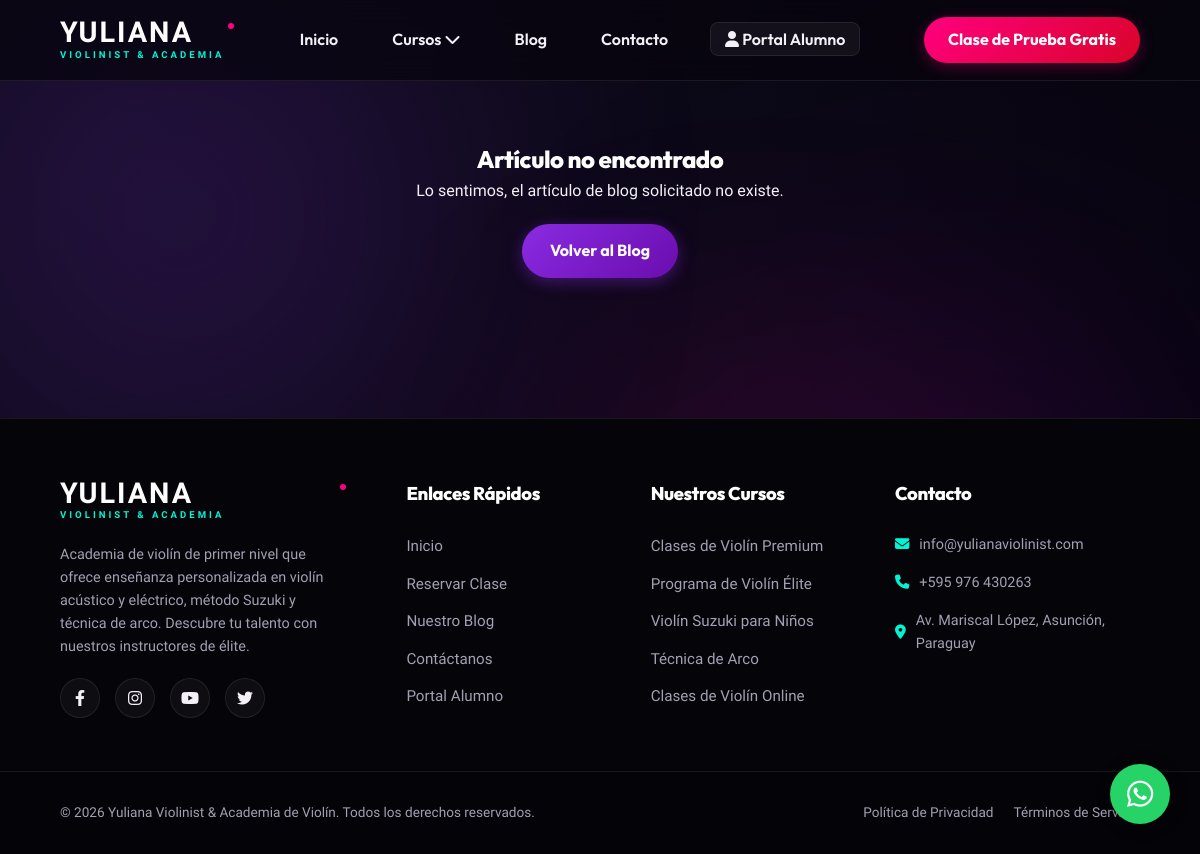
The app's page /blog/violin-acustico-vs-electrico-cual-es-mejor, older data.
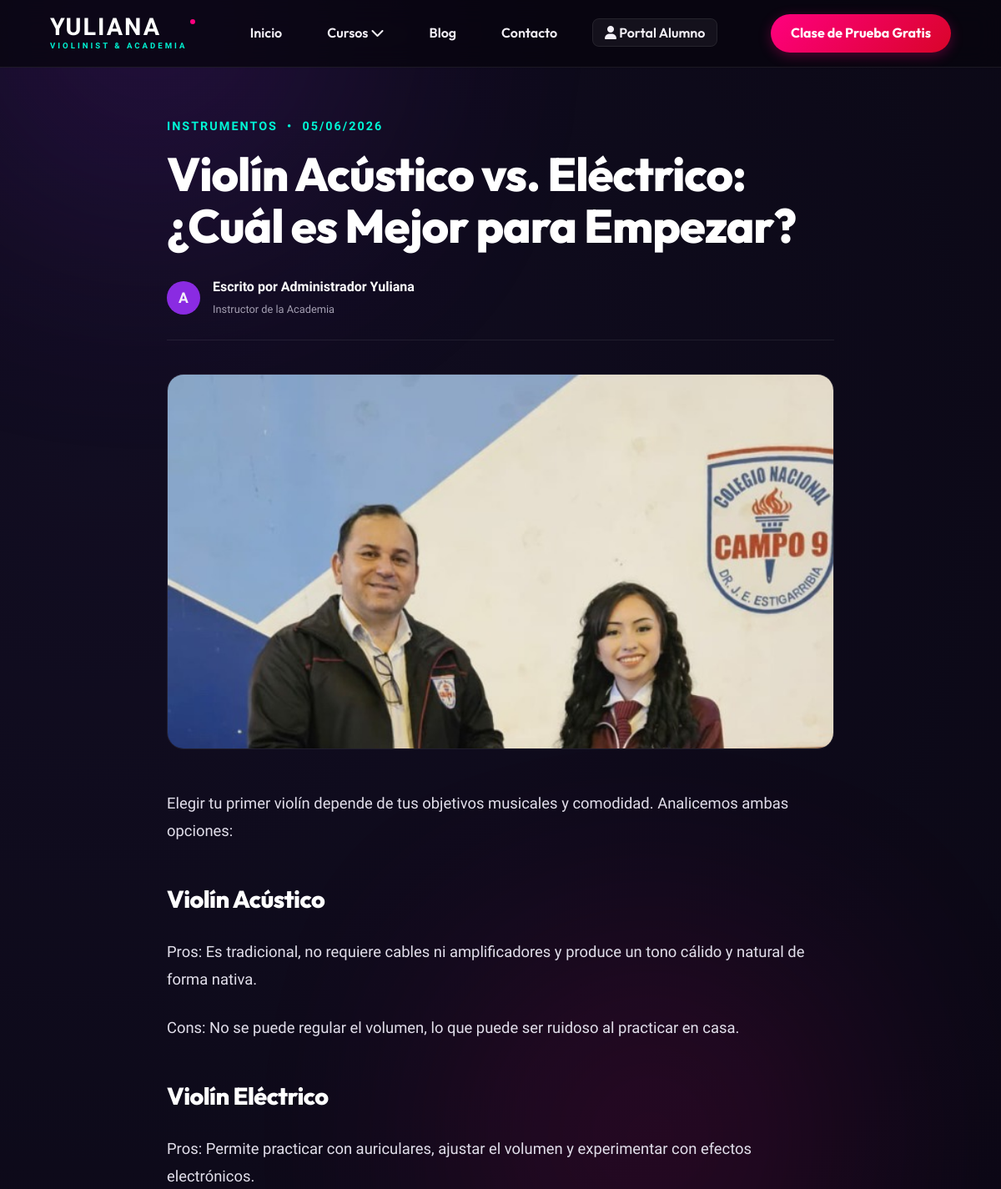
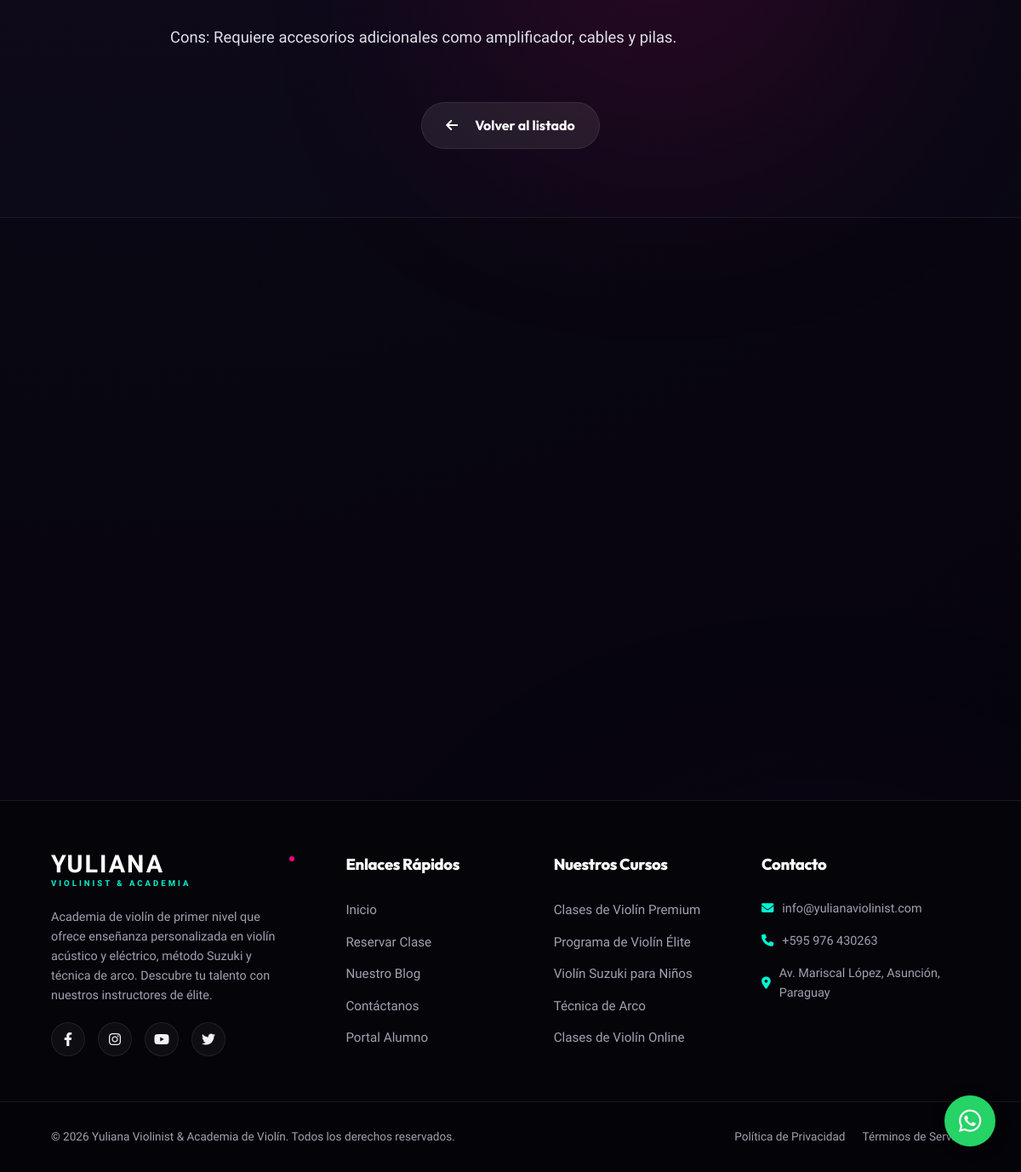
The same page, newer data (2 pictures, top to bottom).
### tables this page shows
CREATE TABLE `blog_posts` (
  `id` INT AUTO_INCREMENT PRIMARY KEY,
  `slug` VARCHAR(150) NOT NULL UNIQUE,
  `title` VARCHAR(200) NOT NULL,
  `content` TEXT NOT NULL,
  `excerpt` TEXT NOT NULL,
  `category` VARCHAR(100) NOT NULL,
  `tags` VARCHAR(255) DEFAULT NULL,
  `author_id` INT NOT NULL,
  `status` ENUM('draft', 'published') DEFAULT 'draft',
  `image_url` VARCHAR(255) DEFAULT NULL,
  `created_at` TIMESTAMP DEFAULT CURRENT_TIMESTAMP,
  FOREIGN KEY (`author_id`) REFERENCES `users`(`id`) ON DELETE CASCADE
);

CREATE TABLE `users` (
  `id` INT AUTO_INCREMENT PRIMARY KEY,
  `name` VARCHAR(100) NOT NULL,
  `email` VARCHAR(150) NOT NULL UNIQUE,
  `password` VARCHAR(255) NOT NULL,
  `role` ENUM('student', 'admin') DEFAULT 'student',
  `status` ENUM('pending', 'approved', 'rejected') DEFAULT 'pending',
  `created_at` TIMESTAMP DEFAULT CURRENT_TIMESTAMP
);

### views/blog_post.php (the view, shortened to what the changed rows need)
<?php
try {
    $db = getDBConnection();
    $slug = isset($params['slug']) ? cleanInput($params['slug']) : '';
    $stmt = $db->prepare("
        SELECT b.*, u.name AS author_name
        FROM blog_posts b
        JOIN users u ON b.author_id = u.id
        WHERE b.slug = ? AND b.status = 'published'
    ");
    $stmt->execute([$slug]);
    $post = $stmt->fetch();
    if (!$post) {
        echo "<div class='container' style='padding:140px 20px; text-align:center;'><h2>Artículo no encontrado</h2><p>Lo sentimos, el artículo de blog solicitado no existe.</p><a href='".BASE_URL."/blog' class='btn btn-primary' style='margin-top:20px;'>Volver al Blog</a></div>";
        return;
    }
    $relStmt = $db->prepare("
        SELECT id, slug, title, category, excerpt, created_at, image_url
        FROM blog_posts
        WHERE category = ? AND id != ? AND status = 'published'
        LIMIT 2
    ");
    $relStmt->execute([$post['category'], $post['id']]);
    $related = $relStmt->fetchAll();
    if (empty($related)) {
        $relStmt = $db->prepare("
            SELECT id, slug, title, category, excerpt, created_at, image_url
            FROM blog_posts
            WHERE id != ? AND status = 'published'
            LIMIT 2
        ");
        $relStmt->execute([$post['id']]);
        $related = $relStmt->fetchAll();
    }
} catch (Exception $e) {
    die("Error al cargar el artículo: " . $e->getMessage());
}
?>
<article class="post-layout">
    <span class="post-meta">
        <?= htmlspecialchars($post['category']) ?> &nbsp;•&nbsp; <?= date('d/m/Y', strtotime($post['created_at'])) ?>
    </span>
    <h1><?= htmlspecialchars($post['title']) ?></h1>
    <div style="display:flex; gap:15px; align-items:center; border-bottom:1px solid var(--glass-border); padding-bottom:25px; margin-bottom:40px;">
        <div style="width:40px; height:40px; border-radius:50%; background:var(--primary); display:flex; align-items:center; justify-content:center; font-weight:bold; font-size:1.1rem;">
            <?= strtoupper(substr($post['author_name'], 0, 1)) ?>
        </div>
        <div>
            <span style="display:block; font-weight:bold; color:#fff;">Escrito por <?= htmlspecialchars($post['author_name']) ?></span>
            <small style="color:var(--text-muted); font-size:0.8rem;">Instructor de la Academia</small>
        </div>
    </div>
    <?php if (!empty($post['image_url']) && file_exists($post['image_url'])): ?>
        <img src="<?= BASE_URL ?>/<?= htmlspecialchars($post['image_url']) ?>" alt="<?= htmlspecialchars($post['title']) ?>" class="post-banner" style="object-position: center 20%;">
    <?php endif; ?>
    <div class="post-body">
        <?= $post['content'] ?>
    </div>
    <div style="margin-top:60px; display:flex; justify-content:center;">
        <a href="<?= BASE_URL ?>/blog" class="btn btn-secondary"><i class="fas fa-arrow-left" style="margin-right:10px;"></i> Volver al listado</a>
    </div>
</article>
<?php if (!empty($related)): ?>
    <section style="background: rgba(0, 0, 0, 0.2); border-top:1px solid var(--glass-border); padding: 80px 0;">
    </section>
<?php endif; ?>

### views/header.php (shortened to what the changed rows need)
<!DOCTYPE html>
<html lang="es">
<head>
    <link rel="stylesheet" href="https://cdnjs.cloudflare.com/ajax/libs/font-awesome/6.4.0/css/all.min.css">
    <link rel="stylesheet" href="<?= BASE_URL ?>/assets/css/style.css">
</head>
<body>
    <div class="decor-orb glow-orb-1"></div>
    <div class="decor-orb glow-orb-3"></div>
    <header id="mainHeader">
        <div class="header-container">
        </div>
    </header>
    <main id="ajaxPageContainer">

Row changes from the older to the newer data that the page shows:
now on this page (row edited): blog_posts: category "INSTRUMENTOS", created_at "05/06/2026", title "Violín Acústico vs. Eléctrico: ¿Cuál es Mejor para Empezar?", author.name "A", author.name "Administrador Yuliana", image_url (picture), content "Elegir tu primer violín depende de tus objetivos musicales y comodidad. Analicemos ambas opciones: Violín Acústico Pros: Es tradicional, no requiere cables ni amplificadores y produce un tono cálido y natural de forma nativa. Cons: No se puede regular el volumen, lo que puede ser ruidoso al practicar en casa. Violín Eléctrico Pros: Permite practicar con auriculares, ajustar el volumen y experimentar con efectos electrónicos. Cons: Requiere accesorios adicionales como amplificador, cables y pilas."
Text that changed along with them:
text no longer shown: "Artículo no encontrado Lo sentimos, el artículo de blog solicitado no existe. Volver al Blog"
text now shown: "• Escrito por Instructor de la Academia Volver al listado"
